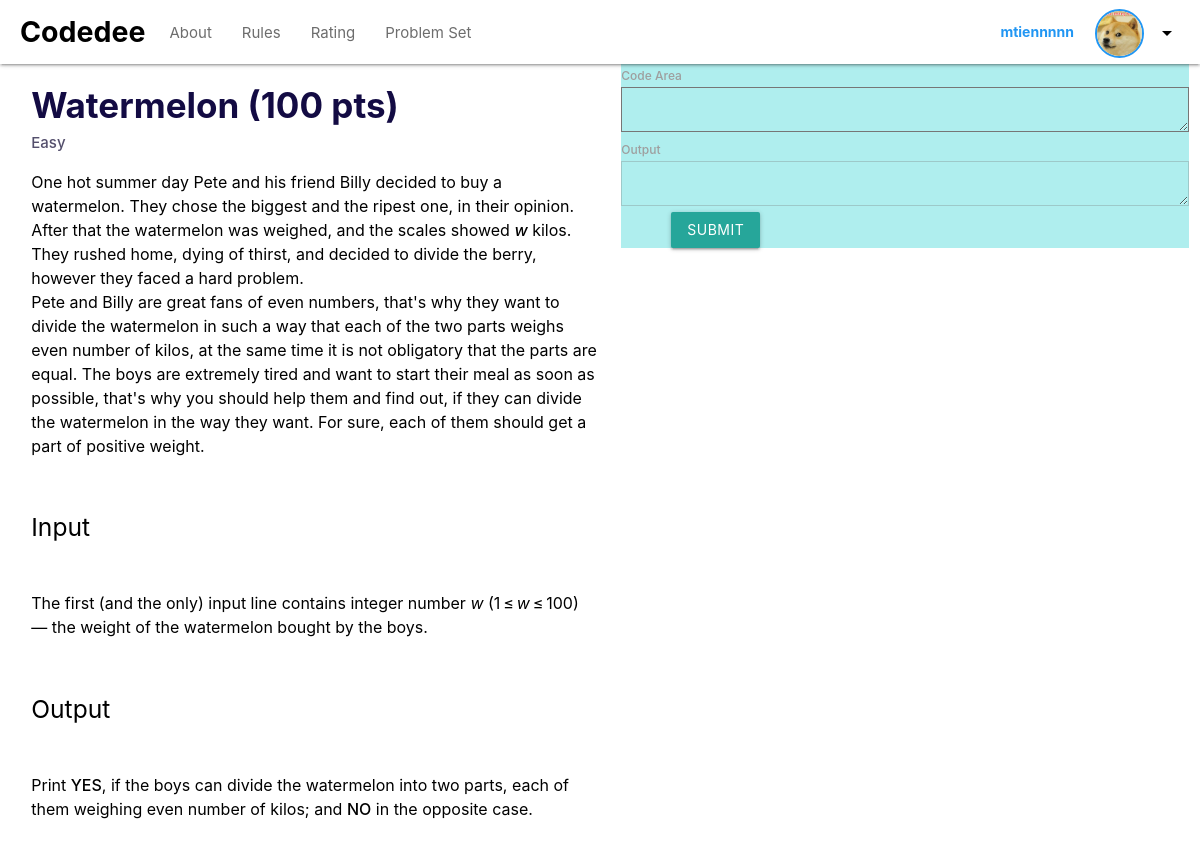
Screenshot of /problem/1/ (signed in) with the database file from the repository.
### home/models.py (models this page shows, shortened)
class User(AbstractUser):
    username = models.CharField(unique=True, max_length=200, null=True)
    bio = models.TextField(null=False, default="Hello Codedee User", blank=True)
    avatar = models.ImageField(null=True, default="avatar.png", blank=False)
    points = models.IntegerField(null=False, default=100, blank=False)

class Problem(models.Model):
    id = models.IntegerField(primary_key=True)
    problemName = models.CharField(unique=True, max_length=50, null=True)
    difficulty = models.CharField(null=True, max_length=15, blank=False)
    description = models.TextField(null=False, blank=False)
    short_des = models.TextField(null=True, blank=False)
    points = models.IntegerField(null=False, default=0, blank=False)
    icon = models.CharField(null=True, blank=False, max_length=30)

### home/views.py (the view, shortened to what this page needs)
# urls.py: path('problem/<str:id>/', views.problemPage, name='problem'),
@login_required(login_url='login')
def problemPage(request, id):
    problem = Problem.objects.filter(id=id)
    codeareadata = ""
    output = ""
    return render(request, 'pages/problem.html', {"problems": problem ,"code":codeareadata , "output":output})

### home/templatetags/markdown_extras.py (called while the page is built)
@register.filter()
@stringfilter
def markdown(value):
    return md.markdown(value, extensions=['markdown.extensions.fenced_code'])

### home/templates/pages/problem.html (shortened to what this page needs)
{% extends 'pages/index.html' %}
{% load markdown_extras %}
{% block main-container-content %}
<div class="row">
    <div class="problem_area">
        <div class="col s6">
            {% for problems in problems %}
                <ul>
                    <li class="big-message-main-page">{{ problems.problemName }} ({{ problems.points }} pts)</li>
                    <li class="problem_difficulty">{{ problems.difficulty }}</li>
                    <li class="problem_description">{{ problems.description | markdown | safe | linebreaks}}</li>
                </ul>
            {% endfor %}
        </div>
        <div class="col s6">
            {% include 'pages/code_editor.html' %}
        </div>
    </div>
</div>
{% endblock %}

### home/templates/pages/navbar.html (shortened to what this page needs)
<div class="navbar-fixed">
    <nav>
      <div class="nav-wrapper white darken-2 custom-shadow">
        <a href="{% url 'index' %}" class="brand-logo black-text left">Codedee</a>
        <div class="nav-elements">
          <ul class="left">
            <li><a href="{% url 'about' %}" class="waves-effect waves-teal {% if request.resolver_match.url_name == 'about' %}blue-text active-nav-ele{% endif %}" style="color:#6D6D6D;">About</a></li>
            <li><a href="{% url 'rules' %}" class="waves-effect waves-teal {% if request.resolver_match.url_name == 'rules' %}blue-text active-nav-ele{% endif %}" style="color:#6D6D6D;">Rules</a></li>
            <li><a href="{% url 'ranking' %}" class="waves-effect waves-teal {% if request.resolver_match.url_name == 'ranking' %}blue-text active-nav-ele{% endif %}" style="color:#6D6D6D;">Rating</a></li>
            <li><a href="{% url 'problem_set' %}" class="waves-effect waves-teal {% if request.resolver_match.url_name == 'problem_set' %}blue-text active-nav-ele{% endif %}" style="color:#6D6D6D;">Problem Set</a></li>
          </ul>
          <ul class="right hide-on-med-and-down">
            {% if request.user.is_authenticated %}
              <li><a href="{% url 'profile' request.user.username %}" class="btn-flat sign-in-float-btn waves-effect waves-light" style="text-transform: none;margin-right: -10px;">{{request.user.username}}</a></li>
              <li>{% include 'pages/dropdown_profile.html' %}</li>
            {% else %}
              <li><a href="{% url 'login' %}" class="btn-flat sign-in-float-btn waves-effect waves-light" style="text-transform: none;margin-right: -10px;">Log in</a></li>
              <li><a href="{% url 'register' %}" class="waves-effect waves-light blue btn sign-up-btn">Register</a></li>
            {% endif %}
          </ul>
        </div>
      </div>
    </nav>
  </div>

### home/templates/pages/dropdown_profile.html (shortened to what this page needs)
    <div class="hmm">
        <div class="dropdown_header">
            <a href='{% url 'profile' request.user.username %}'>
                <div class="dropdown_avatar avatar--medium">
                    <img src="{{ request.user.avatar.url }}"/>
                </div>
            </a>
            <button class="dropdown-trigger" data-target="dropdown1">
                <i class="material-icons">arrow_drop_down</i>
            </button>
        </div>

### rows the page displays
User: user.username "mtiennnnn", user.avatar (picture)
Problem: problemName "Watermelon", points "100", difficulty "Easy", description "One hot summer day Pete and his friend Billy decided to buy a watermelon. They chose the biggest and the ripest one, in their opinion. After that the watermelon was weighed, and the scales showed w kilos. They rushed home, dying of thirst, and decided to divide the berry, however they faced a hard problem. Pete and Billy are great fans of even numbers, that's why they want to divide the watermelon in such a way that each of the two parts weighs even number of kilos, at the same time it is not obligatory that the parts are equal. The boys are extremely tired and want to start their meal as soon as possible, that's why you should help them and find out, if they can divide the watermelon in…"
